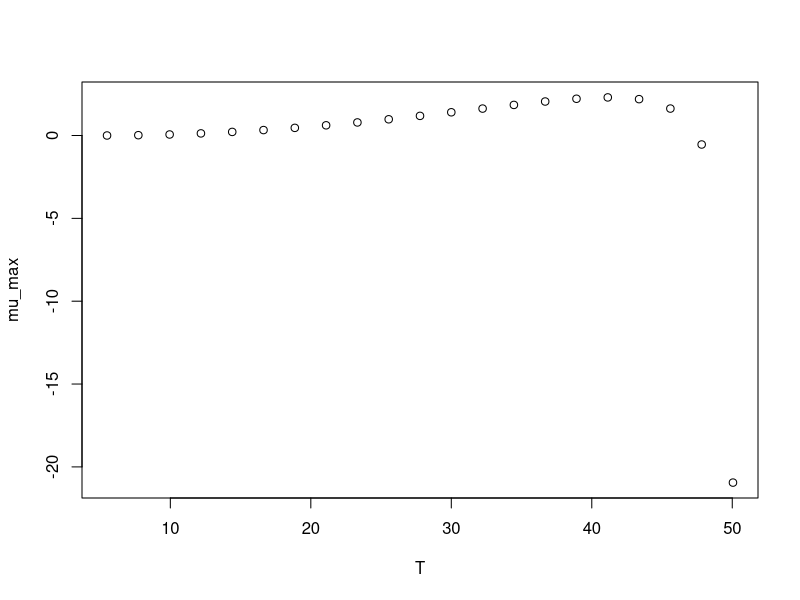

This figure's R source:
#############################
# start of Parameter script
#############################
T <- seq(5.4945054945055,50.05,length.out=21)
#############################
# end of Parameter script
#############################
############################# 
# start of Model script Gropin ID 368 
#############################
 
# constant coefficients for this model
 
variables <- data.frame(T)
argumentsPar <- expand.grid(variables)
 
# heart of the model
response_surface <- function(T) {
   mumax <-(2.3*(T-47.5)*((T-4.9)^2))/((41.3-4.9)*((41.3-4.9)*(T-41.3)-(41.3-47.5)*(41.3+4.9-2*T)))

return(mumax=mumax)
} 

# output parameters
mumax <- cbind(argumentsPar,response_surface(argumentsPar['T']))
colnames(mumax) <- c(colnames(argumentsPar),'mumax')
#############################
# End of Model script
#############################
############################# 
# start of Visualisation script Gropin ID 368 
#############################
plot(T,mumax$mumax,
                          xlab='T',
                          ylab='mu_max')
#############################
# End of Visualisation script
#############################
